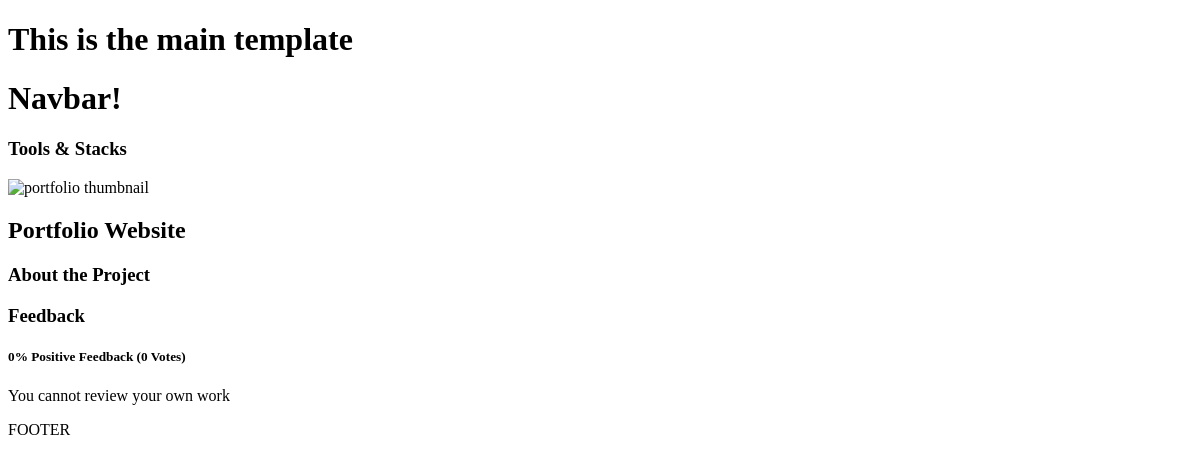
/project/6cc01843-c45f-4941-8f17-d0416d9b01cf, run on an earlier commit of the app's database.
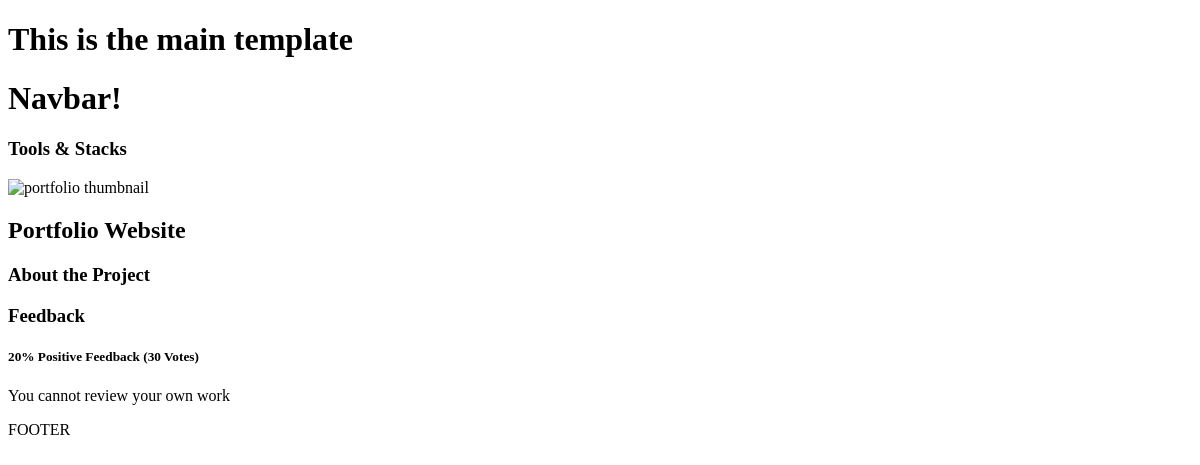
And on a later commit of the database.
### projects/models.py (models this page shows, shortened)
class Project(models.Model):
    title = models.CharField(max_length=200)
    description = models.TextField(null=True, blank=True)
    demo_link = models.CharField(max_length=2000, null=True, blank=True)
    source_link = models.CharField(max_length=2000, null=True, blank=True)
    tags = models.ManyToManyField('Tag', blank=True)
    vote_total = models.IntegerField(default=0, null=True, blank=True)
    vote_ratio = models.IntegerField(default=0, null=True, blank=True)
    created = models.DateTimeField(auto_now_add=True)
    id = models.UUIDField(default=uuid.uuid4, unique=True, primary_key=True, editable=False)

### projects/views.py (the view)
# urls.py: path('project/<str:pk>', views.project, name='project'),
def project(request, pk):
    projectObj = Project.objects.get(id=pk)
    tags = projectObj.tags.all()
    context = {
        'project': projectObj,
        'tags': tags
    }
    return render(request, 'projects/single-project.html', context)

### projects/templates/projects/single-project.html (shortened to what this page needs)
{% extends 'main.html' %}
{% block content %}
<main class="singleProject my-md">
    <div class="container">
        <div class="layout">
            <div class="column column--1of3">
                <h3 class="singleProject__subtitle">Tools & Stacks</h3>
            </div>
            <div class="column column--2of3">
                <img class="singleProject__preview" src="{{ project.imageURL }}" alt="portfolio thumbnail" />
                <h2 class="singleProject__title">{{project.title}}</h2>
                <h3 class="singleProject__subtitle">About the Project</h3>
                <div class="comments">
                    <h3 class="singleProject__subtitle">Feedback</h3>
                    <h5 class="project--rating">
                        {{project.vote_ratio}}% Positive Feedback ({{project.vote_total}}
                        Vote{{project.vote_total|pluralize:"s"}})
                    </h5>
                    {% if request.user.profile.id in project.reviewers %}
                    <p>You have already submitted your review for this project</p>
                    {% elif request.user.profile == project.owner %}
                    <p>You cannot review your own work</p>
                    {% else %}
                    <a href="{% url 'login' %}?next={{request.path}}">Please login to leave a review</a>
                    {% endif %}
                </div>
            </div>
        </div>
    </div>
</main>
{% endblock %}

What changed in the data, as far as the page shows it:
changed Project "Portfolio Website": vote_ratio "0" → "20"; vote_total "0" → "30"
